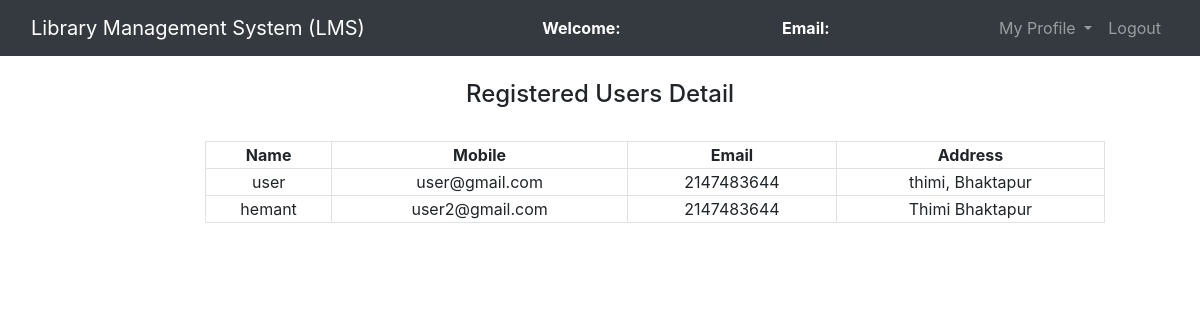
Page /admin/Regusers.php on the committed database.
### tables this page shows
CREATE TABLE `users` (
  `id` int(11) NOT NULL,
  `name` varchar(50) NOT NULL,
  `email` varchar(100) NOT NULL,
  `password` varchar(100) NOT NULL,
  `mobile` int(10) NOT NULL,
  `address` varchar(250) NOT NULL
);

### admin/Regusers.php (the view, shortened to what this page needs)
<?php
	$connection = mysqli_connect("localhost","root","");
	$query = "select * from users";
?>
<!DOCTYPE html>
<html>
<head>
	<link rel="stylesheet" type="text/css" href="../bootstrap-4.4.1/css/bootstrap.min.css">
</head>
<body>
	<nav class="navbar navbar-expand-lg navbar-dark bg-dark">
		<div class="container-fluid">
			<div class="navbar-header">
				<a class="navbar-brand" href="admin_dashboard.php">Library Management System (LMS)</a>
			</div>
			<font style="color: white"><span><strong>Welcome: <?php echo $_SESSION['name'];?></strong></span></font>
			<font style="color: white"><span><strong>Email: <?php echo $_SESSION['email'];?></strong></font>
		    <ul class="nav navbar-nav navbar-right">
		      <li class="nav-item dropdown">
	        	<a class="nav-link dropdown-toggle" data-toggle="dropdown">My Profile </a>
		      </li>
		      <li class="nav-item">
		        <a class="nav-link" href="../logout.php">Logout</a>
		      </li>
		    </ul>
		</div>
	</nav><br>
		<center><h4>Registered Users Detail</h4><br></center>
		<div class="row">
			<div class="col-md-2"></div>
			<div class="col-md-8">
				<form>
					<table class="table-bordered" width="900px" style="text-align: center">
						<tr>
							<th>Name</th>
							<th>Mobile</th>
							<th>Email</th>
							<th>Address</th>
						</tr>
					<?php
						$query_run = mysqli_query($connection,$query);
						while ($row = mysqli_fetch_assoc($query_run)){
							$name = $row['name'];
							$email = $row['email'];
							$mobile = $row['mobile'];
							$address = $row['address'];
					?>
						<tr>
							<td><?php echo $name;?></td>
							<td><?php echo $email;?></td>
							<td><?php echo $mobile;?></td>
							<td><?php echo $address;?></td>
						</tr>
					<?php
						}
					?>
				</table>
				</form>
			</div>
			<div class="col-md-2"></div>
		</div>
</body>
</html>

### rows in the picture
users: name "user", email "user@gmail.com", mobile "2147483644", address "thimi, Bhaktapur"
users: name "hemant", email "user2@gmail.com", mobile "2147483644", address "Thimi Bhaktapur"
